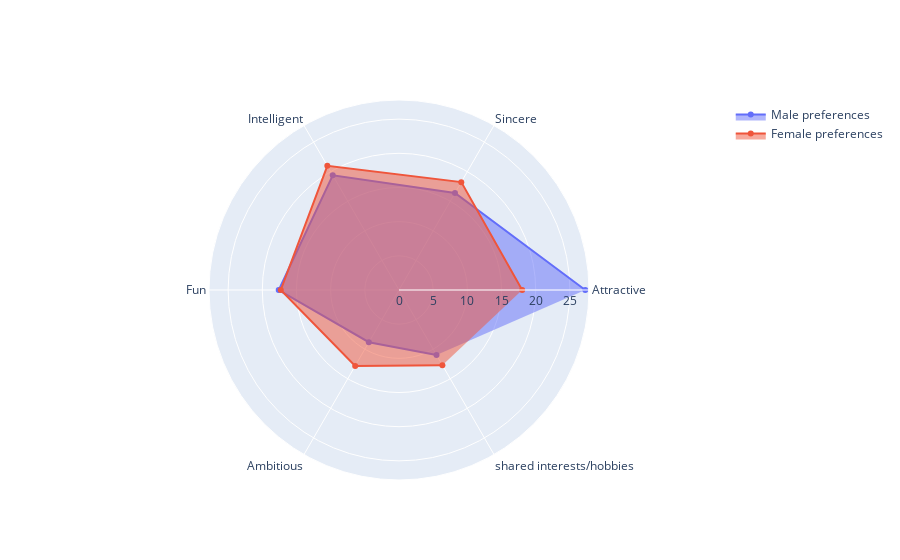

The code cell stored with this chart in its notebook:
### Code cell
import plotly.graph_objects as go

b = ['attr1_1','sinc1_1','intel1_1', 'fun1_1', 'amb1_1', 'shar1_1']
theta=['Attractive','Sincere','Intelligent', 'Fun', 'Ambitious', 'shared interests/hobbies']

fig = go.Figure()

fig.add_trace(go.Scatterpolar(
    r=hommes[b].mean(),
    theta=theta,
    fill='toself',
    name='Male preferences'
))

fig.add_trace(go.Scatterpolar(
    r=femmes[b].mean(),
    theta=theta,
    fill='toself',
    name='Female preferences'
))

fig.show()

### Figure 1 — Plotly figure (JSON) as saved in the notebook; plotly's stock layout.template omitted (floating-point values rounded to 4 significant figures)
{"data": [{"fill": "toself", "name": "Male preferences", "r": [27.25, 16.38, 19.39, 17.6, 8.824, 10.98], "theta": ["Attractive", "Sincere", "Intelligent", "Fun", "Ambitious", "shared interests/hobbies"], "type": "scatterpolar"}, {"fill": "toself", "name": "Female preferences", "r": [18.02, 18.22, 20.97, 17.3, 12.82, 12.7], "theta": ["Attractive", "Sincere", "Intelligent", "Fun", "Ambitious", "shared interests/hobbies"], "type": "scatterpolar"}], "layout": {"autosize": true, "polar": {"angularaxis": {"type": "category"}, "radialaxis": {"autorange": true, "range": [0, 28.03], "type": "linear"}}}}
